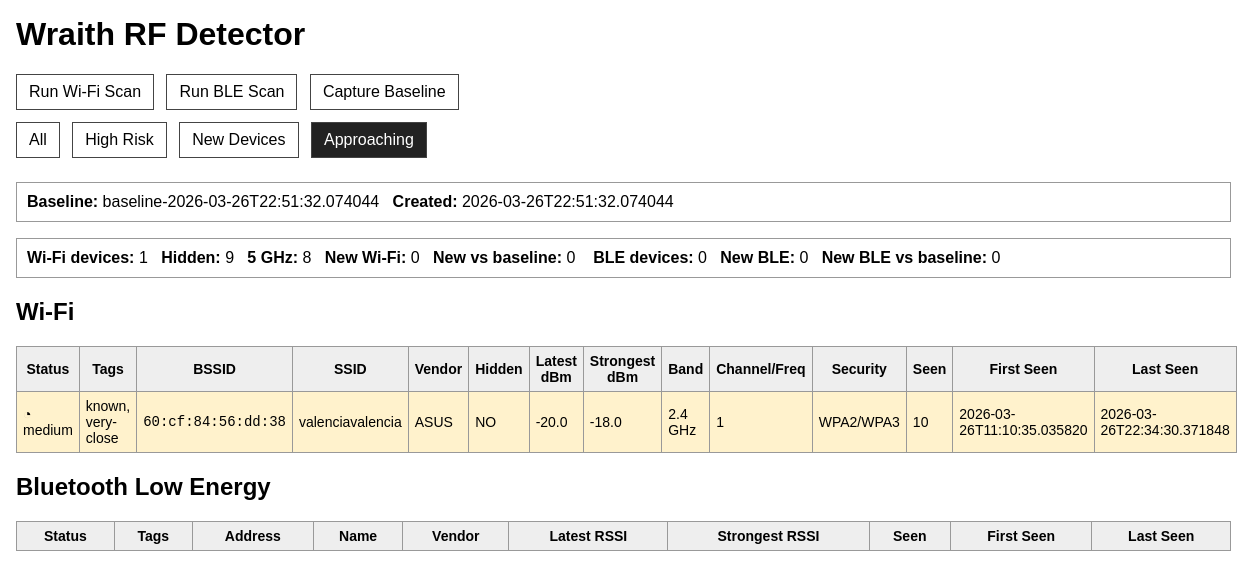
/?filter=approaching, run on the app's committed database.
### tables this page shows
CREATE TABLE baselines (
            id INTEGER PRIMARY KEY AUTOINCREMENT,
            name TEXT NOT NULL,
            created_at TEXT NOT NULL
        );

CREATE TABLE wifi_devices (
            bssid TEXT PRIMARY KEY,
            ssid TEXT,
            hidden INTEGER NOT NULL DEFAULT 0,
            latest_signal_dbm REAL,
            strongest_signal_dbm REAL,
            freq_mhz INTEGER,
            channel TEXT,
            security TEXT,
            first_seen TEXT NOT NULL,
            last_seen TEXT NOT NULL,
            seen_count INTEGER NOT NULL DEFAULT 1,
            interface TEXT NOT NULL
        );

### ui/app.py (the view)
@app.route("/")
def index():
    active_filter = request.args.get("filter", "all").lower()
    if active_filter not in VALID_FILTERS:
        active_filter = "all"
    baseline = get_latest_baseline()
    baseline_id = baseline[0] if baseline else None
    baseline_name = baseline[1] if baseline else "none"
    baseline_time = baseline[2] if baseline else "none"
    baseline_wifi_set = get_baseline_wifi_set(baseline_id) if baseline_id is not None else set()
    baseline_ble_set = get_baseline_ble_set(baseline_id) if baseline_id is not None else set()
    wifi_rows = get_wifi_rows()
    ble_rows = get_ble_rows()
    processed_wifi = []
    hidden_count = 0
    five_count = 0
    new_wifi_count = 0
    new_wifi_baseline_count = 0
    for row in wifi_rows:
        bssid, ssid, hidden, latest_signal_dbm, strongest_signal_dbm, freq_mhz, channel, security, seen_count, first_seen, last_seen = row
        vendor = vendor_lookup_mac(bssid)
        band = band_label(freq_mhz)
        status, score, tags = classify_wifi(hidden, latest_signal_dbm, vendor, first_seen, baseline_id, bssid, baseline_wifi_set)
        if hidden:
            hidden_count += 1
        if band == "5 GHz":
            five_count += 1
        if is_new(first_seen):
            new_wifi_count += 1
        if baseline_id is not None and bssid not in baseline_wifi_set:
            new_wifi_baseline_count += 1
        chan_or_freq = channel if channel else (freq_mhz if freq_mhz is not None else "?")
        processed_wifi.append({
            "bssid": bssid,
            "ssid": ssid,
            "hidden": "YES" if hidden else "NO",
            "latest": latest_signal_dbm,
            "strongest": strongest_signal_dbm,
            "band": band,
            "chan_or_freq": chan_or_freq,
            "security": security,
            "vendor": vendor,
            "seen_count": seen_count,
            "first_seen": first_seen,
            "last_seen": last_seen,
            "status": status,
            "score": score,
            "tags": tags,
        })
    processed_wifi.sort(key=lambda x: (x["score"], x["latest"] if x["latest"] is not None else -999), reverse=True)
    processed_wifi = [item for item in processed_wifi if _matches_filter(item, active_filter)]
    processed_ble = []
    new_ble_count = 0
    new_ble_baseline_count = 0
    for row in ble_rows:
        address, name, latest_rssi, strongest_rssi, vendor, seen_count, first_seen, last_seen = row
        status, score, tags = classify_ble(name, vendor, latest_rssi, first_seen, baseline_id, address, baseline_ble_set)
        if is_new(first_seen):
            new_ble_count += 1
        if baseline_id is not None and address not in baseline_ble_set:
            new_ble_baseline_count += 1
        processed_ble.append({
            "address": address,
            "name": name,
            "latest": latest_rssi,
            "strongest": strongest_rssi,
            "vendor": vendor,
            "seen_count": seen_count,
            "first_seen": first_seen,
            "last_seen": last_seen,
            "status": status,
            "score": score,
            "tags": tags,
        })
    processed_ble.sort(key=lambda x: (x["score"], x["latest"] if x["latest"] is not None else -999), reverse=True)
    processed_ble = [item for item in processed_ble if _matches_filter(item, active_filter)]
    baseline_info = {"name": baseline_name, "time": baseline_time}
    summary = {
        "wifi_devices": len(processed_wifi),
        "hidden_count": hidden_count,
        "five_count": five_count,
        "new_wifi_count": new_wifi_count,
        "new_wifi_baseline_count": new_wifi_baseline_count,
        "ble_devices": len(processed_ble),
        "new_ble_count": new_ble_count,
        "new_ble_baseline_count": new_ble_baseline_count,
    }
    return render_template(
        "index.html",
        processed_wifi=processed_wifi,
        processed_ble=processed_ble,
        summary=summary,
        baseline=baseline_info,
        active_filter=active_filter,
    )

### core/db.py (called while the page is built)
def db():
    return sqlite3.connect(DB_PATH)

def get_latest_baseline():
    conn = db()
    cur = conn.cursor()
    cur.execute("SELECT id, name, created_at FROM baselines ORDER BY id DESC LIMIT 1")
    row = cur.fetchone()
    conn.close()
    return row

def get_baseline_wifi_set(baseline_id: int) -> set[str]:
    conn = db()
    cur = conn.cursor()
    cur.execute("SELECT bssid FROM baseline_wifi WHERE baseline_id = ?", (baseline_id,))
    rows = cur.fetchall()
    conn.close()
    return {row[0] for row in rows}

def get_baseline_ble_set(baseline_id: int) -> set[str]:
    conn = db()
    cur = conn.cursor()
    cur.execute("SELECT address FROM baseline_ble WHERE baseline_id = ?", (baseline_id,))
    rows = cur.fetchall()
    conn.close()
    return {row[0] for row in rows}

def get_wifi_rows():
    conn = db()
    cur = conn.cursor()
    cur.execute("""
        SELECT
            bssid,
            COALESCE(NULLIF(ssid, ''), '[hidden]'),
            hidden,
            latest_signal_dbm,
            strongest_signal_dbm,
            freq_mhz,
            CASE WHEN channel != '' THEN channel ELSE '' END,
            security,
            seen_count,
            first_seen,
            last_seen
        FROM wifi_devices
    """)
    rows = cur.fetchall()
    conn.close()
    return rows

def get_ble_rows():
    conn = db()
    cur = conn.cursor()
    cur.execute("""
        SELECT address, COALESCE(NULLIF(name, ''), '[unknown]'), latest_rssi, strongest_rssi, vendor,
               seen_count, first_seen, last_seen
        FROM ble_devices
    """)
    rows = cur.fetchall()
    conn.close()
    return rows

### core/risk.py (called while the page is built)
def band_label(freq_mhz):
    if freq_mhz is None:
        return "?"
    if 2400 <= freq_mhz < 2500:
        return "2.4 GHz"
    if 5000 <= freq_mhz < 6000:
        return "5 GHz"
    if 5925 <= freq_mhz < 7125:
        return "6 GHz"
    return str(freq_mhz)

def is_new(first_seen: str) -> bool:
    try:
        ts = datetime.fromisoformat(first_seen)
    except Exception:
        return False
    return datetime.utcnow() - ts < timedelta(minutes=15)

### ui/app.py (called while the page is built)
def _split_tags(tags):
    if not tags or tags == "-":
        return set()
    return {tag.strip() for tag in tags.split(",") if tag.strip()}

### ui/templates/index.html (shortened to what this page needs)
<html>
<head>
</head>
<body>
    <h1>Wraith RF Detector</h1>
    <a class="button" href="{{ url_for('scan_wifi', filter=active_filter) }}">Run Wi-Fi Scan</a>
    <a class="button" href="{{ url_for('scan_ble', filter=active_filter) }}">Run BLE Scan</a>
    <a class="button" href="{{ url_for('capture_baseline', filter=active_filter) }}">Capture Baseline</a>
    <div class="filters">
        <a class="button{% if active_filter == 'all' %} active{% endif %}" href="{{ url_for('index', filter='all') }}">All</a>
        <a class="button{% if active_filter == 'high' %} active{% endif %}" href="{{ url_for('index', filter='high') }}">High Risk</a>
        <a class="button{% if active_filter == 'new' %} active{% endif %}" href="{{ url_for('index', filter='new') }}">New Devices</a>
        <a class="button{% if active_filter == 'approaching' %} active{% endif %}" href="{{ url_for('index', filter='approaching') }}">Approaching</a>
    </div>
    <div class="summary">
        <b>Baseline:</b> {{ baseline.name }} &nbsp;
        <b>Created:</b> {{ baseline.time }}
    </div>
    <div class="summary">
        <b>Wi-Fi devices:</b> {{ summary.wifi_devices }} &nbsp;
        <b>Hidden:</b> {{ summary.hidden_count }} &nbsp;
        <b>5 GHz:</b> {{ summary.five_count }} &nbsp;
        <b>New Wi-Fi:</b> {{ summary.new_wifi_count }} &nbsp;
        <b>New vs baseline:</b> {{ summary.new_wifi_baseline_count }} &nbsp;&nbsp;
        <b>BLE devices:</b> {{ summary.ble_devices }} &nbsp;
        <b>New BLE:</b> {{ summary.new_ble_count }} &nbsp;
        <b>New BLE vs baseline:</b> {{ summary.new_ble_baseline_count }}
    </div>
    <h2>Wi-Fi</h2>
    <table>
        <tr>
            <th>Status</th>
            <th>Tags</th>
            <th>BSSID</th>
            <th>SSID</th>
            <th>Vendor</th>
            <th>Hidden</th>
            <th>Latest dBm</th>
            <th>Strongest dBm</th>
            <th>Band</th>
            <th>Channel/Freq</th>
            <th>Security</th>
            <th>Seen</th>
            <th>First Seen</th>
            <th>Last Seen</th>
        </tr>
        {% for item in processed_wifi %}
        <tr class="{% if item.score >= 6 %}high{% elif item.score >= 3 %}medium{% else %}ok{% endif %}">
            <td>{{ item.status }}</td>
            <td>{{ item.tags }}</td>
            <td class="mono">{{ item.bssid }}</td>
            <td>{{ item.ssid }}</td>
            <td>{{ item.vendor }}</td>
            <td>{{ item.hidden }}</td>
            <td>{{ item.latest }}</td>
            <td>{{ item.strongest }}</td>
            <td>{{ item.band }}</td>
            <td>{{ item.chan_or_freq }}</td>
            <td>{{ item.security }}</td>
            <td>{{ item.seen_count }}</td>
            <td>{{ item.first_seen }}</td>
            <td>{{ item.last_seen }}</td>
        </tr>
        {% endfor %}
    </table>
    <h2>Bluetooth Low Energy</h2>
    <table>
        <tr>
            <th>Status</th>
            <th>Tags</th>
            <th>Address</th>
            <th>Name</th>
            <th>Vendor</th>
            <th>Latest RSSI</th>
            <th>Strongest RSSI</th>
            <th>Seen</th>
            <th>First Seen</th>
            <th>Last Seen</th>
        </tr>
    </table>
</body>
</html>

### ui/templates/index.html (style rules this page uses)
body { font-family: Arial, sans-serif; margin: 16px; }
table { border-collapse: collapse; width: 100%; margin-bottom: 20px; }
th, td { border: 1px solid #999; padding: 6px; font-size: 14px; }
th { background: #eee; }
.medium { background: #fff2cc; }
.mono { font-family: monospace; }
.summary { margin-bottom: 16px; padding: 10px; border: 1px solid #999; }
a.button { display: inline-block; padding: 8px 12px; border: 1px solid #444; text-decoration: none; color: black; margin-right: 8px; margin-bottom: 12px; }
a.button.active { background: #222; color: white; }
.filters { margin-bottom: 12px; }

### data on the page
baselines: name "baseline-2026-03-26T22:51:32.074044", time "2026-03-26T22:51:32.074044"
wifi_devices: status "◔ medium", tags "known, very-close", bssid "60:cf:84:56:dd:38", ssid "valenciavalencia", vendor "ASUS", hidden "NO", latest "-20.0", strongest "-18.0", band "2.4 GHz", chan_or_freq "1", security "WPA2/WPA3", seen_count "10", first_seen "2026-03-26T11:10:35.035820", last_seen "2026-03-26T22:34:30.371848"

### other printed values
{{ summary.wifi_devices }} "1"
{{ summary.hidden_count }} "9"
{{ summary.five_count }} "8"
{{ summary.new_wifi_count }} "0"
{{ summary.new_wifi_baseline_count }} "0"
{{ summary.ble_devices }} "0"
{{ summary.new_ble_count }} "0"
{{ summary.new_ble_baseline_count }} "0"
